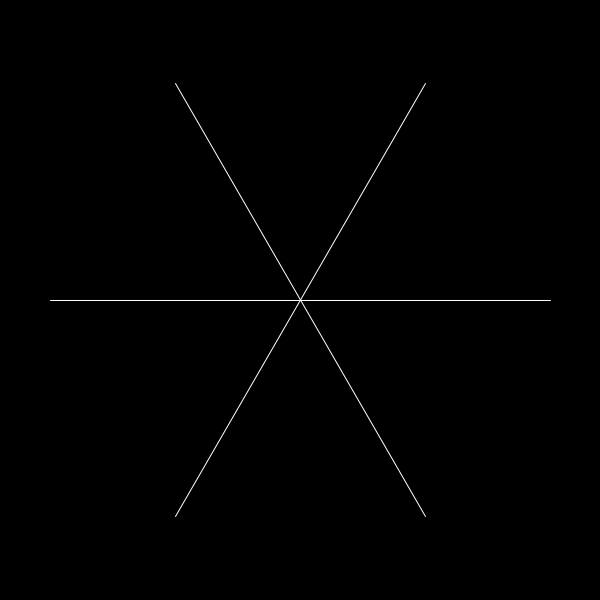
Frame 1 (no input)
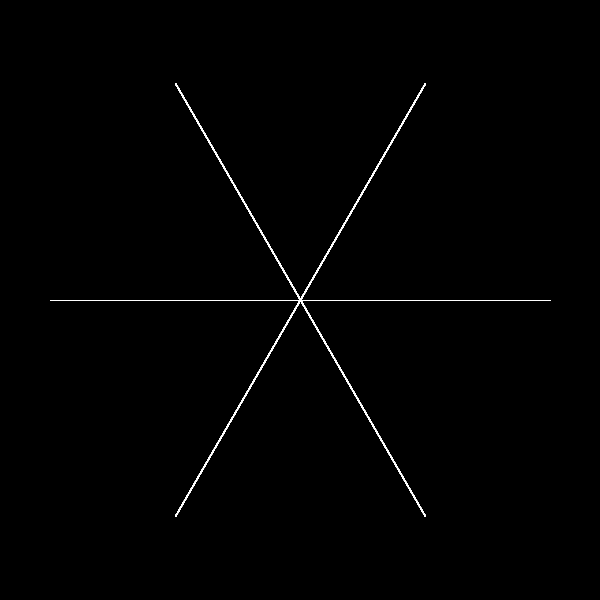
Frame 60 (the mouse pressed at the canvas centre just before this capture)
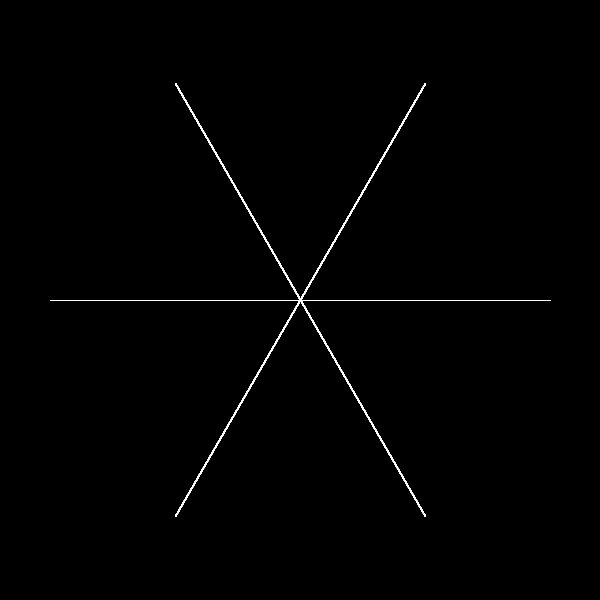
Frame 120 (the mouse held since frame 60 and released just before this capture)

The Processing sketch that drew these frames (run headless with seeded random() and noise(); from frame 60 on, the mouse is pressed at the canvas centre):

// Processing sketch: processing_66134
// ── processing_66134.pde


//Hexagonal Fractal 


int n = 1; 
void setup(){
    size(600, 600);
    background(0);
    stroke(255);
    //smooth();
    //noLoop();
}

void hexfract(float x, float y, float l, int level){
    line(x - l, y, x + l, y); 
    line(x - l*cos(PI/3), y + l*sin(PI/3), x + l*cos(PI/3), y - l*sin(PI/3)); 
    line(x + l*cos(PI/3), y + l*sin(PI/3), x - l*cos(PI/3), y - l*sin(PI/3)); 
    
    
    if (level>1){
    
    level= level-1;
    l*=.4; 
    hexfract(x - l*cos(PI/3), y - l*sin(PI/3), l, level); 
    hexfract(x + l*cos(PI/3), y - l*sin(PI/3), l, level); 
    hexfract(x + l, y, l, level); 
    hexfract(x + l*cos(PI/3), y + l*sin(PI/3), l, level); 
    hexfract(x - l*cos(PI/3), y + l*sin(PI/3), l, level); 
    hexfract(x - l, y, l, level); 
    

    
     
    }
   
     
     
 
 
    
    }
     
void draw(){
    
    hexfract(width/2, height/2, 250, n);
    
     
     
    }
void mouseClicked(){
  n++; 
}

void keyPressed(){
  n--;  
  background(0); 
}
